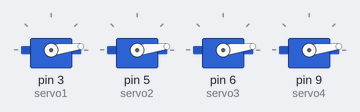
Recording of a sketch running on a simulated Arduino Uno, built with avr-gcc and run on an emulated ATmega328P. Parts: 4 × servo.

Above: at 0.1 s.
At 0.7 s:
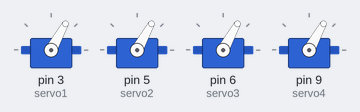
At 1.3 s:
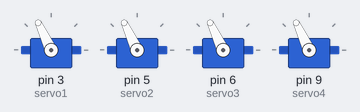
At 2.2 s:
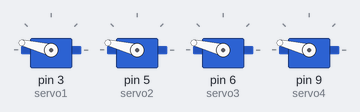
At 3.7 s:
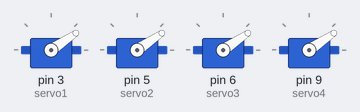
At 4.1 s:
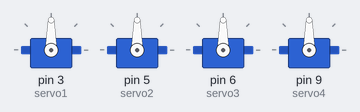
Timing chart, 0 to 5.6 s (numbered marks = the images above):
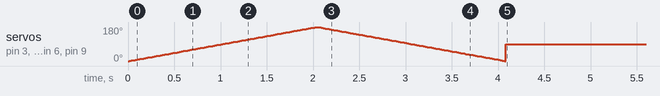

The sketch:

servo_control.ino
```cpp
#include <Servo.h>

Servo servo1;
Servo servo2;
Servo servo3;
Servo servo4;

void setup() {
  servo1.attach(3);
  servo2.attach(5);
  servo3.attach(6);
  servo4.attach(9);

  for (int angle = 0; angle <= 180; angle++) {
    servo1.write(angle);
    servo2.write(angle);
    servo3.write(angle);
    servo4.write(angle);
    delay(11);
  }

  for (int angle = 180; angle >= 0; angle--) {
    servo1.write(angle);
    servo2.write(angle);
    servo3.write(angle);
    servo4.write(angle);
    delay(11);
  }

  servo1.write(90);
  servo2.write(90);
  servo3.write(90);
  servo4.write(90);
}

void loop() {
}
```
